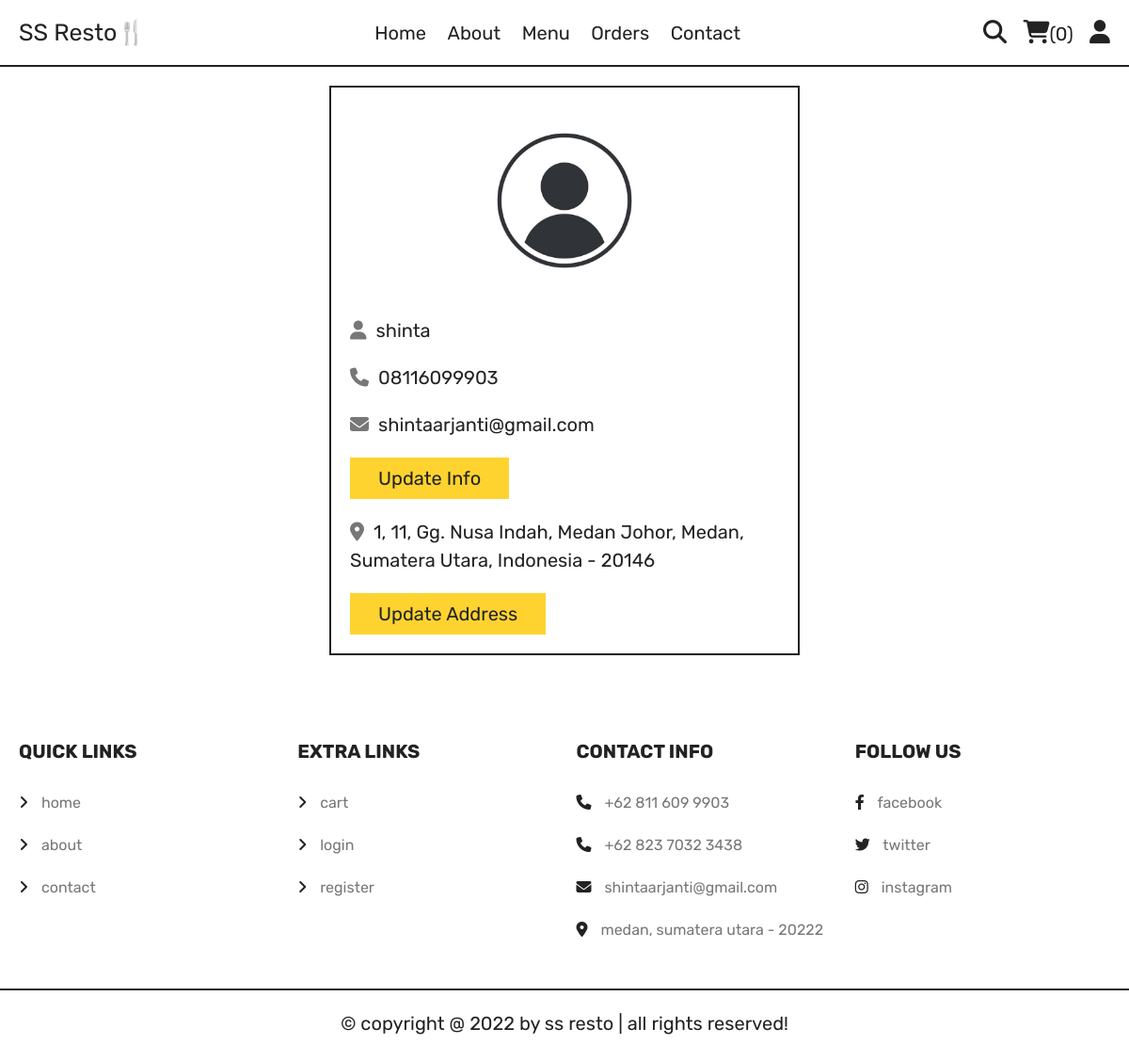
The app's page /profile.php (signed in) with its own data.
### tables this page shows
CREATE TABLE `users` (
  `id` int(100) NOT NULL,
  `name` varchar(20) NOT NULL,
  `email` varchar(50) NOT NULL,
  `number` varchar(15) NOT NULL,
  `password` varchar(50) NOT NULL,
  `address` varchar(500) NOT NULL
);

### profile.php (the view, shortened to what this page needs)
<?php
   include 'components/connect.php';
?>
<!DOCTYPE html>
<html lang="en">
<head>
   <link rel="stylesheet" href="https://cdnjs.cloudflare.com/ajax/libs/font-awesome/6.2.1/css/all.min.css">
   <link rel="stylesheet" href="css/style.css">
</head>
<body>
<?php include 'components/user_header.php'; ?>
   <section class="user-details">
      <div class="user">
         <img src="assets/usericon.jpg" alt="">
         <p><i class="fas fa-user"></i><span><span><?= $fetch_profile['name']; ?></span></span></p>
         <p><i class="fas fa-phone"></i><span><?= $fetch_profile['number']; ?></span></p>
         <p><i class="fas fa-envelope"></i><span><?= $fetch_profile['email']; ?></span></p>
         <a href="update_profile.php" class="btn">update info</a>
         <p class="address"><i class="fas fa-map-marker-alt"></i><span><?php if($fetch_profile['address'] == ''){echo 'please enter your address';}else{echo $fetch_profile['address'];} ?></span></p>
         <a href="update_address.php" class="btn">update address</a>
      </div>
   </section>
<?php include 'components/footer.php'; ?>
</body>
</html>

### css/style.css (style rules this page uses)
:root { --yellow:#fed330; --red:#e74c3c; --white:#fff; --black:#222; --light-color:#777; --border:.2rem solid var(--black); }
* { font-family: 'Rubik', sans-serif; margin:0; padding:0; box-sizing: border-box; outline: none; border: none; text-decoration: none; }
html { font-size: 62.5%; overflow-x: hidden; scroll-behavior: smooth; stop-opacity: 7rem; }
section { margin:0 auto; max-width: 1200px; padding:2rem; }
.btn, .delete-btn { margin-top: 1rem; display: inline-block; font-size: 2rem; padding:1rem 3rem; cursor: pointer; text-transform: capitalize; transition: .2s linear; }
.btn { background-color: var(--yellow); color:var(--black); }
.user-details .user { max-width: 50rem; margin:0 auto; border:var(--border); padding:2rem; }
.user-details .user img { width: 100%; height: 20rem; object-fit: contain; margin-bottom: 1rem; }
.user-details .user p { padding:1rem 0; line-height: 1.5; font-size: 2rem; }
.user-details .user p span { color:var(--black); }
.user-details .user p i { margin-right: 1rem; color:var(--light-color); }
.user-details .user .address { margin-top: 1rem; }

### records on screen
users: name "shinta", number "08116099903", email "shintaarjanti@gmail.com", address "1, 11, Gg. Nusa Indah, Medan Johor, Medan, Sumatera Utara, Indonesia - 20146"

### other values on screen
$total_cart_items "0"
